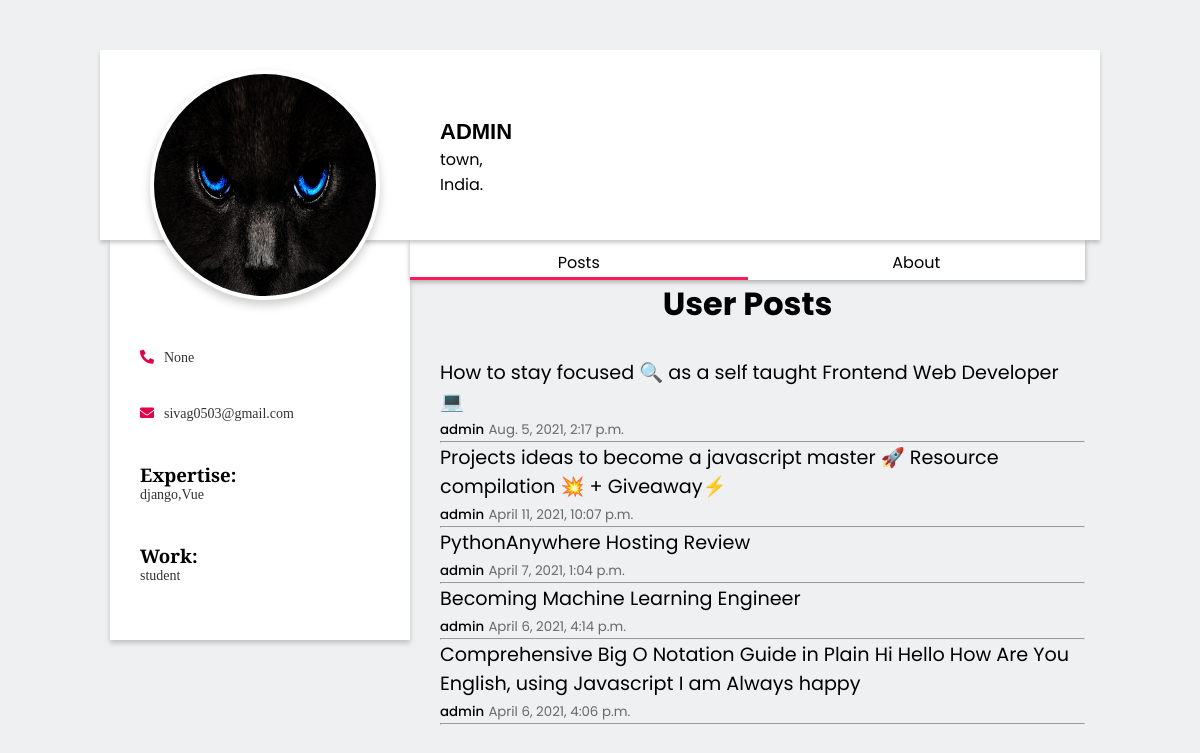
The app's page /profile_page/42/1 with its own data.
### apps/main/models.py (models this page shows, shortened)
class Post(models.Model):
    user = models.ForeignKey(User,related_name='user',on_delete=models.CASCADE)
    title = models.CharField(max_length=255,blank=True,null=True)
    tags = TaggableManager()
    content = models.TextField(blank=True,null=True)
    created_at = models.DateTimeField(auto_now_add=True)
    class Meta:
    	ordering = ('-created_at',)

### apps/userProfile/models.py (models this page shows, shortened)
class UserProfile(models.Model):
    user = models.OneToOneField(User,related_name='user_profile',on_delete=models.CASCADE)
    profile_image = models.ImageField(upload_to='uploads/',default='default.jpg',null=True,blank=True)
    phone = models.IntegerField(null=True,blank=True)
    age = models.IntegerField(null=True,blank=True)
    address  = models.CharField(max_length=300,null=True,blank=True)
    city  = models.CharField(max_length=300,null=True,blank=True)
    country  = models.CharField(max_length=300,null=True,blank=True)
    postal_code  = models.IntegerField(null=True,blank=True)
    about  = models.TextField(max_length=500,null=True,blank=True)
    work  = models.CharField(max_length=300,null=True,blank=True)
    education  = models.CharField(max_length=300,null=True,blank=True)

### apps/userProfile/views.py (the view)
# urls.py: path('profile_page/<int:pk>/<int:user>',views.profile_page,name='profile_page'),
def profile_page(request,pk,user):
	posts = get_object_or_404(Post,pk=pk)
	user_posts = Post.objects.filter(user=user)
	context= {
		'posts':posts,
		'user_posts':user_posts
	}
	return render(request,'profile_page.html',context)

### apps/userProfile/templates/profile_page.html (shortened to what this page needs)
{% load static %}
<!DOCTYPE html>
<html lang="en">
<head>
	<link rel="stylesheet" href="{% static 'css/profile_page.css' %}">
	<link rel="stylesheet" href="https://use.fontawesome.com/releases/v5.15.3/css/all.css">
</head>
<body style="background-color: #EEF0F1;overflow-x: hidden;">
	<div class="container">
		<div class="profile_header">
			<div class="profile_img">
				<img src="{{ posts.user.user_profile.profile_image.url }}" width="200" alt="">
			</div>
			<div class="profile_nav_info">
				<h3 class="username">{{ posts.user.username }}</h3>
				<div class="address">
					<p class="state">{{ posts.user.user_profile.city }},</p>
					<span class="country">{{ posts.user.user_profile.country }}.</span>
				</div>
			</div>
		</div>
		<div class="main_bd">
			<div class="left_side">
				<div class="profile_side" style="height: 400px;">
					<p class="phone_number" style="margin-top: 20px;">
						<i class="fa fa-phone"></i>{{ posts.user.user_profile.phone }}
					</p>
					<p class="user_mail" style="margin-top: 40px;">
						<i class="fa fa-envelope"></i>{{ posts.user.email }}
					</p>
					<div class="user_bio"style="margin-top: 40px;">
						<h3>Expertise:</h3>
						<p class="bio">
							{{ posts.user.user_profile.education }}
						</p>
					</div>
					<div class="user_bio"style="margin-top: 40px;">
						<h3>Work:</h3>
						<p class="bio">
							{{ posts.user.user_profile.work }}
						</p>
					</div>
				</div>
			</div>
			<div class="right_side">
				<div class="nav">
					<ul>
						<li onclick="tabs(0)" class="user_post active" active>Posts</li>
						<li onclick="tabs(1)" class="user_review">About</li>
					</ul>
				</div>
				<div class="profile_body">
					<div class="profile_post tab">
						<h1>User Posts</h1>
						<div style="margin-top: 30px;">
							{% for post in user_posts %}
							<div style="margin-left: 30px;">
								<div>
									<a href="{% url 'blog_detail' pk=post.id %}" class="post_title">
									{{post.title}}</a>
								</div>
								<small style="font-weight: 500">{{post.user}}</small>
								<small style="color: dimgrey;">{{post.created_at}}</small>
								<hr>
							</div>
							{% endfor %}
						</div>
					</div>
				</div>
			</div>
		</div>
	</div>
</body>
</html>

### static/css/profile_page.css (style rules this page uses)
:root { --color: #e40046; }
* { padding: 0px; margin: 0px; box-sizing: border-box; }
body { background: #e9e9e9; overflow-x: hidden; padding-top: 50px; margin: 0 100px; font-family: 'Poppins', sans-serif; }
.profile_header { background: #fff; display: flex; width: 100%; height: 190px; box-shadow: 0px 3px 4px rgba(0,0,0,.2); position: relative; }
.profile_img { float: left; height: 200px; width: 340px; }
.profile_img img { left: 50px; background: #fff; border-radius: 50%; height: 230px; width: 230px; position: absolute; box-shadow: 0px 5px 10px rgba(0,0,0,.2); border: 4px solid #fff; top:20px; z-index: 5; }
.profile_nav_info { float: left; flex-direction: column; justify-content: center; padding-top: 60px; }
.profile_nav_info h3 { font-family: sans-serif; font-variant: small-caps; font-weight: bold; font-size: 2rem; }
.main_bd { width: 100%; display: flex; padding-right: 15px; }
.profile_side { width: 300px; box-shadow: 0px 3px 5px rgba(0,0,0,.2); background: #fff; padding: 90px 30px 20px; font-family: "Bree Serif",serif; margin-left: 10px; z-index: 99; }
.profile_side p { color: #333; margin-bottom:7px; font-size: 14px; }
.profile_side p i { color: var(--color); margin-right:10px; }
.phone_number i { transform: rotateY(180deg); }
.nav { z-index: -1; width: 100%; }
.nav ul { display: flex; justify-content: center; list-style-type: none; height: 40px; background: #fff; box-shadow: 0px 2px 5px rgba(0,0,0,.3); }
.nav ul li { padding: 10px; text-align: center; width: 100%; cursor: pointer; transition: all .2s ease-in-out; }
.nav ul li:hover,.nav ul li.active { box-shadow: 0px -3px 0px rgba(288,0,70,.9) inset; }
.tab h1 { text-align: center; }
.post_title { text-indent: 80px; text-decoration: none; color: black; font-size: larger; }

### records on screen
Post: user.user_profile.profile_image (placeholder picture), user.username "admin", user.user_profile.city "town", user.user_profile.country "India", user.user_profile.phone "None", user.email "sivag0503@gmail.com", user.user_profile.education "django,Vue", user.user_profile.work "student", title "How to stay focused 🔍 as a self taught Frontend Web Developer 💻", user "admin", created_at "Aug. 5, 2021, 2:17 p.m."
Post: title "Projects ideas to become a javascript master 🚀 Resource compilation 💥 + Giveaway⚡", user "admin", created_at "April 11, 2021, 10:07 p.m."
Post: title "PythonAnywhere Hosting Review", user "admin", created_at "April 7, 2021, 1:04 p.m."
Post: title "Becoming Machine Learning Engineer", user "admin", created_at "April 6, 2021, 4:14 p.m."
Post: title "Comprehensive Big O Notation Guide in Plain Hi Hello How Are You English, using Javascript I am Always happy", user "admin", created_at "April 6, 2021, 4:06 p.m."
